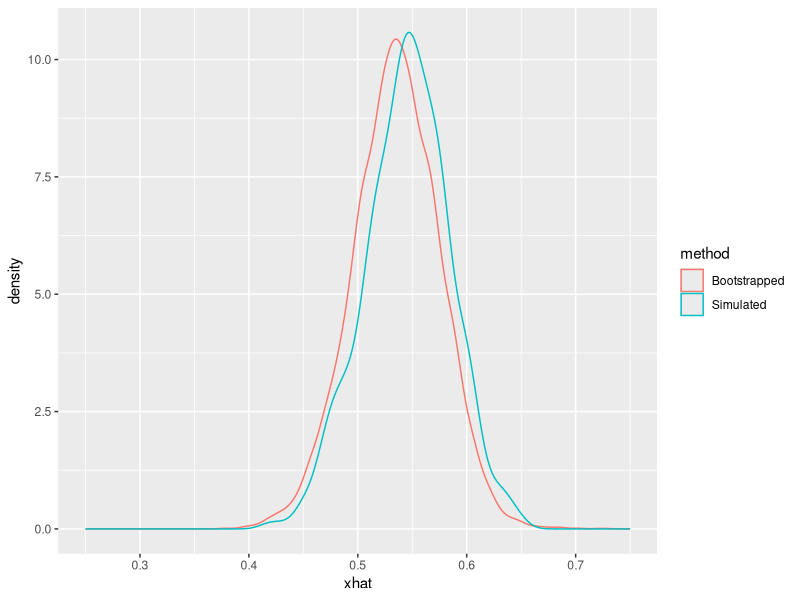
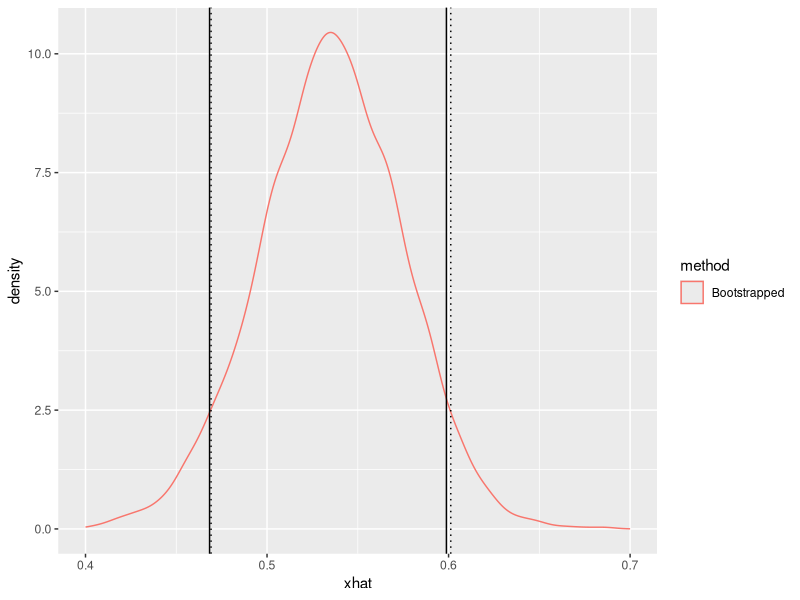

Write the R code that produced these figures, in order.
suppressMessages(library(ggplot2))
suppressMessages(library(dplyr))

# Part A ------------------------------------------------------------------
N = 50 # sample size
SIGMA = .2 # nuisance sd
YHAT = 1.3 # point to evaluate
S = 1000 # number of sims
B = 10000 # number of bootstraps

generate_data <- function(n=N, sigma=SIGMA, seed=11){
  #' Function to sample an X ~ U(0, 1), and, on top of that x, compute  Y ~ N(1 + x^2, sigma^2)
  #' @param n: int, sample size. 
  #' @param sigma: numeric, standard deviation of epsilon
  #' @param seed: int, sample seed for reproducability and/or recovery of "first" sample.
  #' @return list[x=numeric, y=numeric]: A paired list of x, y
  
  set.seed(seed)
  x = runif(n, 0, 1)
  y = rnorm(n, 1 + x^2, sigma)
  list(x=x, y=y)
}


fit_and_solve <- function(x, y, yhat, domain=c(0, 1)){
  #' Fits the quadratic regression specified in the problem, and then predicts for a particular yhat
  #' @param x: numeric[n], a vector of (sampled) x-values that are the covariates of the regression.
  #' @param y: numeric[n], a vector of (sampled) y-values that are the targets of the regression.
  #' @param yhat: numeric[k], yhats to be predicted (in reverse), in accordance with the problem
  #' @param domain: numeric[2], the intended domain for xhat. Results outside this range will be ignored
  #' @return numeric : the predicted value of xhat
  
  # fit the model
  mod = lm(y ~ 1 + x + I(x^2))
  # extract coefficients
  beta_fit = as.numeric(mod$coefficients)
  # cover the imaginary cases
  sqrt_term = beta_fit[2]^2 - 4 * (beta_fit[1] - yhat) * beta_fit[3]
  sqrt_term = max(sqrt_term, 0)
  # solve for roots
  x0_hat = c((-beta_fit[2] + sqrt(sqrt_term))/(2 * beta_fit[3]),
             (-beta_fit[2] - sqrt(sqrt_term))/(2 * beta_fit[3]))
  if (length(x0_hat[x0_hat >= domain[1] & x0_hat <= domain[2]]) == 2){
    warning(paste0(length(x0_hat[x0_hat >= domain[1] & x0_hat <= domain[2]]), 
                   " valid roots detected -- sampling one of them at random"))
    return(sample(x0_hat[x0_hat >= domain[1] & x0_hat <= domain[2]], 1))
  }
  # restrict root to appropriate range
  return(x0_hat[x0_hat >= domain[1] & x0_hat <= domain[2]])
}

# Part B ------------------------------------------------------------------

data = generate_data()
xhat_b = fit_and_solve(x=data$x, y=data$y, yhat=YHAT)

# Part C ------------------------------------------------------------------
xhats_c = sapply(1:S, function(i){data = generate_data(seed=i+1); fit_and_solve(x=data$x, y=data$y, yhat=YHAT)})

# Part D ------------------------------------------------------------------

xhats_d = sapply(1:B, function(i){
  slc = sample(1:N, N, replace=T); # draw the sample
  fit_and_solve(x=data$x[slc], y=data$y[slc], yhat=YHAT) # perform the procedure
}) %>% 
  unlist()

# Part E ------------------------------------------------------------------

sd_c = sd(xhats_c, na.rm=T)
sd_d = sd(xhats_d, na.rm=T)
ggplot(data.frame(xhat = c(xhats_c, xhats_d),
                          method = c(rep("Simulated", length(xhats_c)),
                                     rep("Bootstrapped", length(xhats_d))
                          )),
               aes(x=xhat,
                   color=method)) +
  geom_density() +
  xlim(c(.25, .75))

# Part F ------------------------------------------------------------------

# method 1: straightaway:
# 1.) take B bootstraps and compute quantiles
ci_method_1 = quantile(xhats_d, c(.05, .95), na.rm=T) %>% suppressMessages()

# re-use xhats

# method 2: straightaway
# 1.) Take the distribution of bootstrap statistics as normal.
# 2.) Compute the confidence interval according to a normal distribution
ci_method_2 = qnorm(c(.05, .95), mean=mean(xhats_d), sd=sd(xhats_d))

# Plot the two methods (method 1 straight, method 2 dotted)
ggplot(data.frame(xhat = c(xhats_d), 
                  method = rep("Bootstrapped", 
                               length(xhats_d))),
       aes(x=xhat,
           color=method)) +
  geom_density() +
  geom_vline(xintercept=ci_method_1) +
  geom_vline(xintercept=ci_method_2, linetype="dotted") +
  xlim(c(.4, .7)) 

